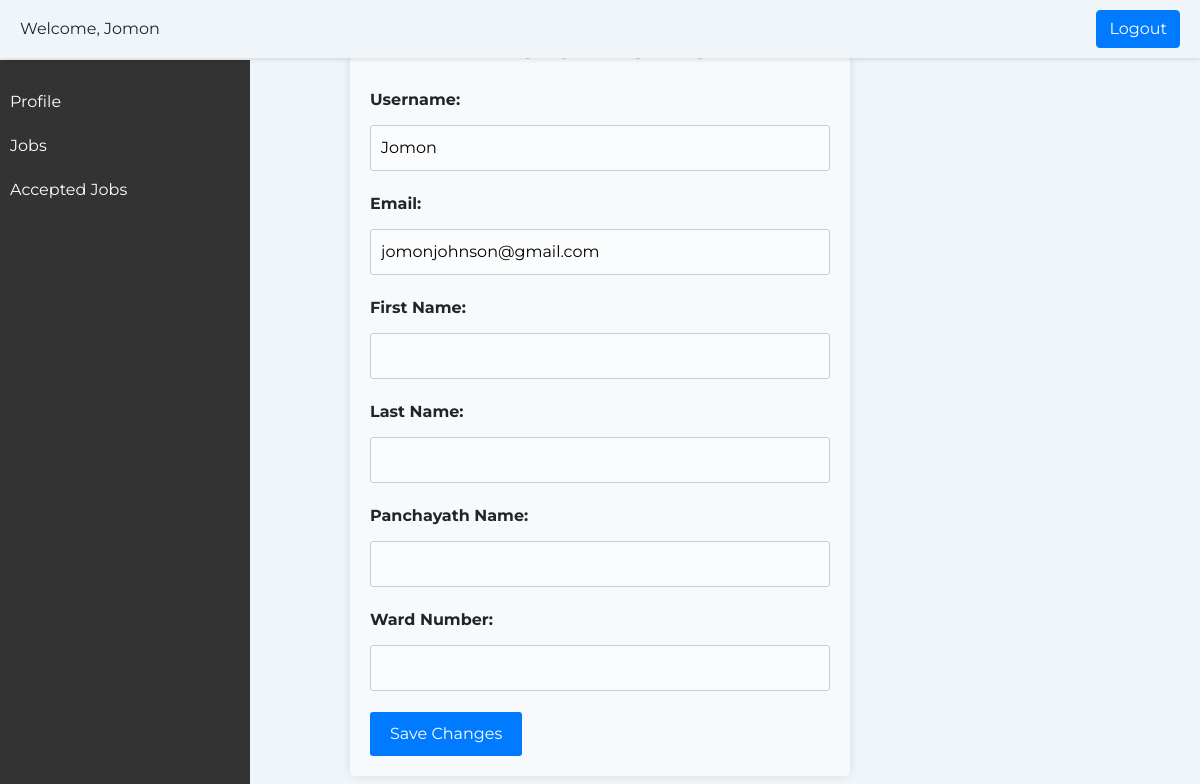
Page /worker_profile (signed in) on the earlier database version.
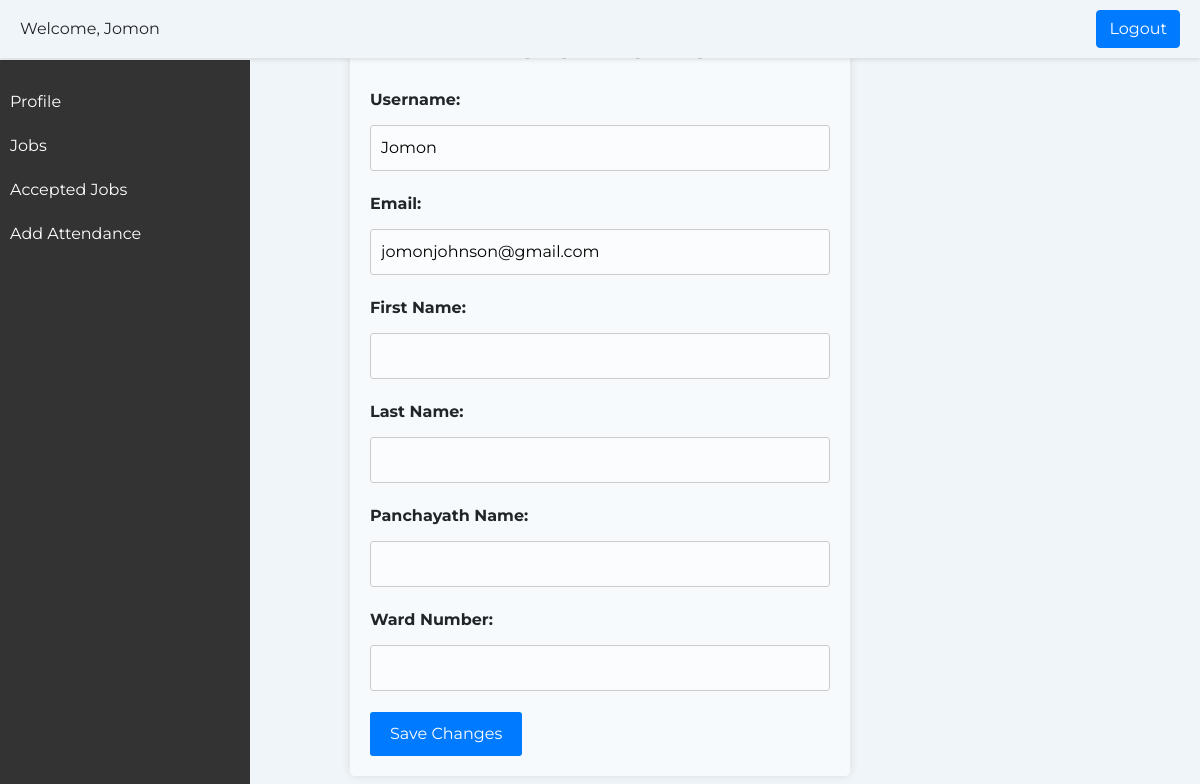
Same page on the later database version.
### home/views.py (the view, shortened to what this page needs)
# urls.py: path('worker_profile',views.worker_profile,name="worker_profile"),
@never_cache
@login_required(login_url='login')
def worker_profile(request):
    if not request.user.is_authenticated:
            return redirect('login')
    return render(request, 'worker_profile.html', {'user': request.user})

### templates/worker_profile.html (shortened to what this page needs)
{% load static %}
<!DOCTYPE html>
<html lang="en">
<head>
    <link href="https://maxcdn.bootstrapcdn.com/bootstrap/4.5.2/css/bootstrap.min.css" rel="stylesheet">
</head>
<body>
    <div class="header">
        <div class="user-profile">
            <span>Welcome, {{user.username}}</span>
        </div>
        {% if user.is_authenticated %}
        <a href={% url 'logout' %} class="btn btn-primary ml-lg-3">Logout</a>
        {% else %}
        <a href="login.html" class="btn btn-primary ml-lg-3">Login</a>
        {% endif %}
    </div>
                    <div class="sidebar">
                        <ul>
                            <li><a href="worker_profile">Profile</a></li>
                            <li><a href="worker_jobs">Jobs</a></li>
                            <li><a href="view_worker_job">Accepted Jobs</a></li>
                            {% if request.user.is_mentor %}
                                <li><a href="add_attendance">Add Attendance</a></li>
                            {% endif %}
                        </ul>
                    </div>
    <div class="container" style="background-color: rgba(255, 255, 255, 0.5);">
        <h1>Edit Profile</h1>
        <form class="profile-form" method="post" action="{% url 'worker_profile' %}" onsubmit="return validateForm()">
            <div class="form-group">
                <label for="username">Username:</label>
                <input type="text" name="username" id="username" value="{{ user.username }}" required style="background-color: rgba(255, 255, 255, 0.5);">
            </div>
            <div class="form-group">
                <label for="email">Email:</label>
                <input type="email" name="email" id="email" value="{{ user.email }}" required style="background-color: rgba(255, 255, 255, 0.5);">
            </div>
            <div class="form-group">
                <label for="first_name">First Name:</label>
                <input type="text" name="first_name" id="first_name" value="{{ user.first_name }}" required style="background-color: rgba(255, 255, 255, 0.5);">
            </div>
            <div class="form-group">
                <label for="last_name">Last Name:</label>
                <input type="text" name="last_name" id="last_name" value="{{ user.last_name }}" required style="background-color: rgba(255, 255, 255, 0.5);">
            </div>
            <div class="form-group">
                <label for="panchayath_name">Panchayath Name:</label>
                <input type="text" name="panchayath_name" id="panchayath_name" value="{{ user.panchayath_name }}" required style="background-color: rgba(255, 255, 255, 0.5);">
            </div>
            <div class="form-group">
                <label for="ward_number">Ward Number:</label>
                <input type="text" name="ward_number" id="ward_number" value="{{ user.ward_number }}" required style="background-color: rgba(255, 255, 255, 0.5);">
            </div>
            <button type="submit">Save Changes</button>
        </form>
</body>
</html>

Differences in the rows shown:
changed CustomUser "Jomon": is_mentor False → True (drawn)
Other differences:
text now shown: "Add Attendance"
